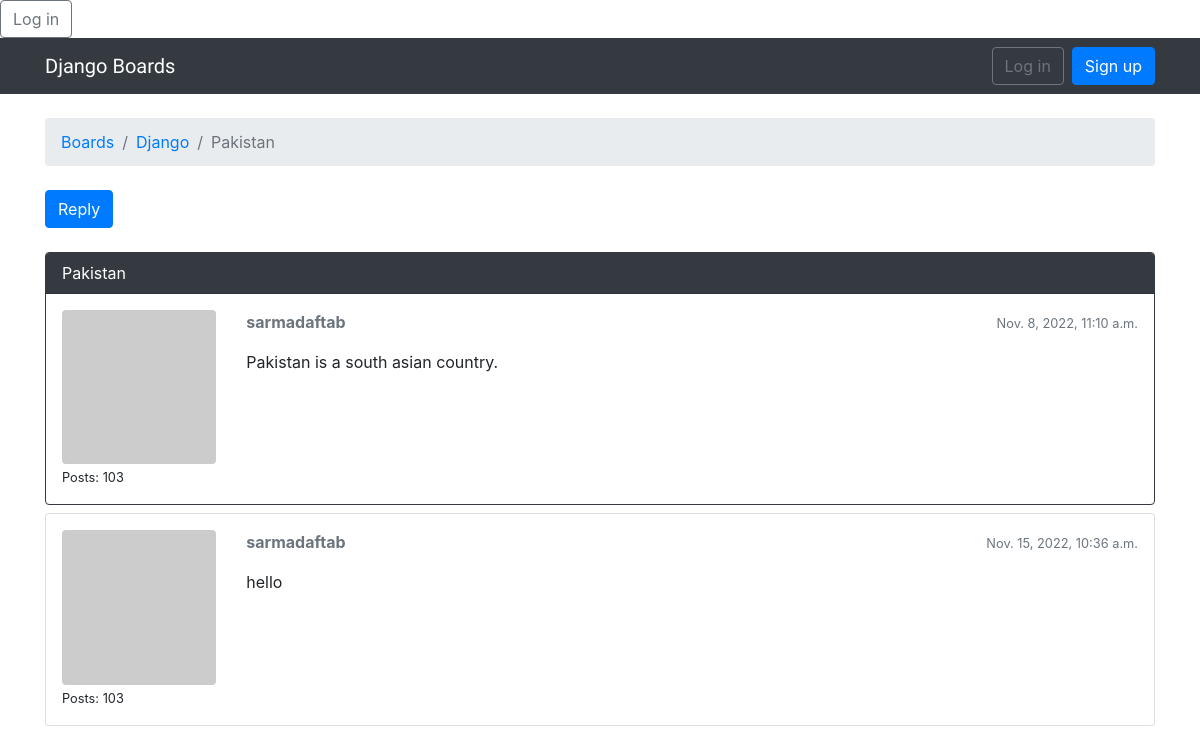
Screenshot of /boards/1/topics/10/ with the database file from the repository.
### boards/models.py (models this page shows, shortened)
class Topic(models.Model):
    subject = models.CharField(
        max_length=255)  # Some fields have required arguments, such as the CharField. We should always set a max_length. This information will be used to create the database column. Django needs to know how big the database column needs to be. The max_length parameter will also be used by the Django Forms API, to validate user input.
    last_updated = models.DateTimeField(auto_now_add=True)
    board = models.ForeignKey(
        Board, related_name='topics', on_delete=models.CASCADE, )
    starter = models.ForeignKey(
        User, related_name='topics', on_delete=models.CASCADE, )
    views = models.PositiveIntegerField(default=0)

class Board(models.Model):
    name = models.CharField(max_length=30,
                            unique=True, )  # In the Board model definition, more specifically in the name field, we are also setting the parameter unique=True, as the name suggests, it will enforce the uniqueness of the field at the database level.
    description = models.CharField(max_length=100)

class Post(models.Model):
    message = models.TextField(max_length=4000)
    topic = models.ForeignKey(
        Topic, related_name='posts',
        on_delete=models.CASCADE, )  # In the Post model, the created_at field has an optional parameter, the auto_now_add set to True. This will instruct Django to set the current date and time when a Post object is created.
    created_at = models.DateTimeField(auto_now_add=True)
    updated_at = models.DateTimeField(null=True)
    created_by = models.ForeignKey(
        User, related_name='posts', on_delete=models.CASCADE, )
    updated_by = models.ForeignKey(User, null=True, related_name='+', on_delete=models.CASCADE, )
    def get_message_as_markdown(self):
        return mark_safe(markdown(self.message, safe_mode='escape'))

### boards/views.py (the view)
# urls.py: path('boards/<int:pk>/topics/<int:topic_pk>/', board_views.PostListView.as_view(), name='topic_posts'),
def topic_posts(request, pk, topic_pk):
    topic = get_object_or_404(Topic, board__pk=pk, pk=topic_pk)
    topic.views += 1
    topic.save()
    return render(request, 'topic_posts.html', {'topic': topic, 'posts': topic.posts.all()})

### boards/templatetags/gravatar.py (called while the page is built)
@register.filter
def gravatar(user):
    email = user.email.lower().encode('utf-8')
    default = 'mm'
    size = 256
    url = 'https://www.gravatar.com/avatar/{md5}?{params}'.format(
        md5=hashlib.md5(email).hexdigest(),
        params=urlencode({'d': default, 's': str(size)})
    )
    return url

### templates/topic_posts.html (shortened to what this page needs)
{% extends 'base.html' %}
{% load gravatar %}
{% load static %}
{% block breadcrumb %}
    <li class="breadcrumb-item"><a href="{% url 'home' %}">Boards</a></li>
    <li class="breadcrumb-item"><a href="{% url 'board_topics' topic.board.pk %}">{{ topic.board.name }}</a></li>
    <li class="breadcrumb-item active">{{ topic.subject }}</li>
{% endblock %}
{% block content %}
    <div class="mb-4">
        <a href="{% url 'reply_topic' topic.board.pk topic.pk %}" class="btn btn-primary" role="button">Reply</a>
    </div>
    {% for post in posts %}
        <div id="{{ post.pk }}"
             class="card {% if forloop.last %}mb-4{% else %}mb-2{% endif %} {% if forloop.first %}border-dark{% endif %}">
            {% if forloop.first %}
                <div class="card-header text-white bg-dark py-2 px-3">{{ topic.subject }}</div>
            {% endif %}
            <div class="card-body p-3">
                <div class="row">
                    <div class="col-2">
                        <img src="{{ post.created_by|gravatar }}" alt="{{ post.created_by.username }}"
                             class="w-100 rounded">
                        <small>Posts: {{ post.created_by.posts.count }}</small>
                    </div>
                    <div class="col-10">
                        <div class="row mb-3">
                            <div class="col-6">
                                <strong class="text-muted">{{ post.created_by.username }}</strong>
                            </div>
                            <div class="col-6 text-right">
                                <small class="text-muted">{{ post.created_at }}</small>
                            </div>
                        </div>
                        {{ post.get_message_as_markdown }}
                    </div>
                </div>
            </div>
        </div>
    {% endfor %}
{% endblock %}

### templates/base.html (shortened to what this page needs)
{% load static %}<!DOCTYPE html>
<html>
  <head>
    <link rel="stylesheet" href="{% static 'css/bootstrap.min.css' %}">
    <link rel="stylesheet" href="{% static 'css/app.css' %}">
    <a href="{% url 'login' %}" class="btn btn-outline-secondary">Log in</a>
  </head>
  <body>
    {% block body %}
     <nav class="navbar navbar-expand-sm navbar-dark bg-dark">
  <div class="container">
    <a class="navbar-brand" href="{% url 'home' %}">Django Boards</a>
    <div class="collapse navbar-collapse" id="mainMenu">
      {% if user.is_authenticated %}
        <ul class="navbar-nav ml-auto">
          <li class="nav-item dropdown">
            <a class="nav-link dropdown-toggle" href="#" id="userMenu" data-toggle="dropdown" aria-haspopup="true" aria-expanded="false">
              {{ user.username }}
            </a>
            <div class="dropdown-menu dropdown-menu-right" aria-labelledby="userMenu">
              <a class="dropdown-item" href="#">My account</a>
              <a class="dropdown-item" href="#">Change password</a>
              <div class="dropdown-divider"></div>
              <a class="dropdown-item" href="{% url 'logout' %}">Log out</a>
            </div>
          </li>
        </ul>
      {% else %}
        <form class="form-inline ml-auto">
          <a href="#" class="btn btn-outline-secondary">Log in</a>
          <a href="{% url 'signup' %}" class="btn btn-primary ml-2">Sign up</a>
        </form>
      {% endif %}
    </div>
  </div>
</nav>
      <div class="container">
        <ol class="breadcrumb my-4">
          {% block breadcrumb %}
          {% endblock %}
        </ol>
        {% block content %}
        {% endblock %}
      </div>
    {% endblock body %}
  </body>
</html>

### static/css/app.css (style rules this page uses)
.navbar-brand { font-family: 'Peralta', cursive; }

### rows the page displays
Topic: board.name "Django", subject "Pakistan"
Post: created_by.posts.count "103", created_by.username "sarmadaftab", created_at "Nov. 8, 2022, 11:10 a.m.", get_message_as_markdown "Pakistan is a south asian country."
Post: created_by.posts.count "103", created_by.username "sarmadaftab", created_at "Nov. 15, 2022, 10:36 a.m.", get_message_as_markdown "hello"
